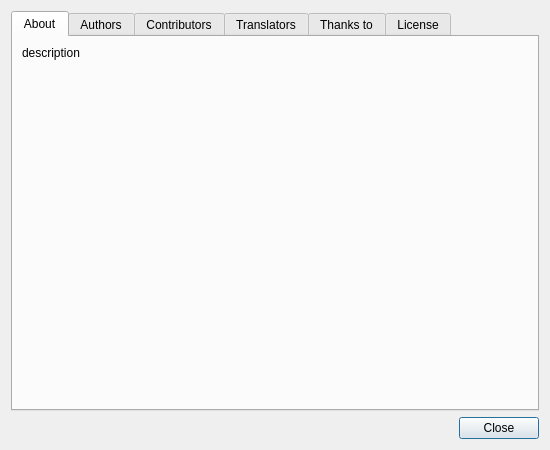
<?xml version="1.0" encoding="UTF-8"?>
<ui version="4.0">
 <class>About</class>
 <widget class="QDialog" name="About">
  <property name="geometry">
   <rect>
    <x>0</x>
    <y>0</y>
    <width>550</width>
    <height>450</height>
   </rect>
  </property>
  <property name="minimumSize">
   <size>
    <width>550</width>
    <height>450</height>
   </size>
  </property>
  <property name="maximumSize">
   <size>
    <width>550</width>
    <height>450</height>
   </size>
  </property>
  <property name="styleSheet">
   <string notr="true"/>
  </property>
  <layout class="QGridLayout" name="gridLayout_2">
   <item row="1" column="1">
    <widget class="QPushButton" name="pushButton_ab_close">
     <property name="text">
      <string>Close</string>
     </property>
    </widget>
   </item>
   <item row="0" column="0" colspan="2">
    <widget class="QTabWidget" name="tabWidget">
     <property name="accessibleName">
      <string notr="true"/>
     </property>
     <property name="accessibleDescription">
      <string notr="true"/>
     </property>
     <property name="currentIndex">
      <number>0</number>
     </property>
     <widget class="QWidget" name="tab_ab">
      <attribute name="title">
       <string>About</string>
      </attribute>
      <layout class="QGridLayout" name="gridLayout_4">
       <item row="0" column="0" rowspan="2">
        <widget class="QLabel" name="label_ab">
         <property name="styleSheet">
          <string notr="true"/>
         </property>
         <property name="text">
          <string notr="true">description</string>
         </property>
        </widget>
       </item>
       <item row="2" column="0">
        <spacer name="verticalSpacer">
         <property name="orientation">
          <enum>Qt::Vertical</enum>
         </property>
         <property name="sizeHint" stdset="0">
          <size>
           <width>20</width>
           <height>40</height>
          </size>
         </property>
        </spacer>
       </item>
      </layout>
     </widget>
     <widget class="QWidget" name="tab_ah">
      <attribute name="title">
       <string>Authors</string>
      </attribute>
      <layout class="QGridLayout" name="gridLayout">
       <property name="leftMargin">
        <number>0</number>
       </property>
       <property name="topMargin">
        <number>0</number>
       </property>
       <property name="rightMargin">
        <number>0</number>
       </property>
       <property name="bottomMargin">
        <number>0</number>
       </property>
       <property name="spacing">
        <number>0</number>
       </property>
       <item row="0" column="0">
        <widget class="QTextBrowser" name="textBrowser_au">
         <property name="accessibleName">
          <string/>
         </property>
         <property name="accessibleDescription">
          <string/>
         </property>
         <property name="frameShape">
          <enum>QFrame::NoFrame</enum>
         </property>
         <property name="frameShadow">
          <enum>QFrame::Sunken</enum>
         </property>
         <property name="html">
          <string notr="true">&lt;!DOCTYPE HTML PUBLIC &quot;-//W3C//DTD HTML 4.0//EN&quot; &quot;http://www.w3.org/TR/REC-html40/strict.dtd&quot;&gt;
&lt;html&gt;&lt;head&gt;&lt;meta name=&quot;qrichtext&quot; content=&quot;1&quot; /&gt;&lt;style type=&quot;text/css&quot;&gt;
p, li { white-space: pre-wrap; }
&lt;/style&gt;&lt;/head&gt;&lt;body style=&quot; font-family:'MS Shell Dlg 2'; font-size:8.25pt; font-weight:400; font-style:normal;&quot;&gt;
&lt;p style=&quot; margin-top:0px; margin-bottom:0px; margin-left:0px; margin-right:0px; -qt-block-indent:0; text-indent:0px;&quot;&gt;&lt;span style=&quot; font-family:'Ubuntu'; font-size:11pt;&quot;&gt;authors&lt;/span&gt;&lt;/p&gt;&lt;/body&gt;&lt;/html&gt;</string>
         </property>
         <property name="openExternalLinks">
          <bool>true</bool>
         </property>
        </widget>
       </item>
      </layout>
     </widget>
     <widget class="QWidget" name="tab_cb">
      <attribute name="title">
       <string>Contributors</string>
      </attribute>
      <layout class="QGridLayout" name="gridLayout_7">
       <property name="leftMargin">
        <number>0</number>
       </property>
       <property name="topMargin">
        <number>0</number>
       </property>
       <property name="rightMargin">
        <number>0</number>
       </property>
       <property name="bottomMargin">
        <number>0</number>
       </property>
       <property name="spacing">
        <number>0</number>
       </property>
       <item row="0" column="0">
        <widget class="QTextBrowser" name="textBrowser_cb">
         <property name="frameShape">
          <enum>QFrame::NoFrame</enum>
         </property>
         <property name="html">
          <string notr="true">&lt;!DOCTYPE HTML PUBLIC &quot;-//W3C//DTD HTML 4.0//EN&quot; &quot;http://www.w3.org/TR/REC-html40/strict.dtd&quot;&gt;
&lt;html&gt;&lt;head&gt;&lt;meta name=&quot;qrichtext&quot; content=&quot;1&quot; /&gt;&lt;style type=&quot;text/css&quot;&gt;
p, li { white-space: pre-wrap; }
&lt;/style&gt;&lt;/head&gt;&lt;body style=&quot; font-family:'MS Shell Dlg 2'; font-size:8.25pt; font-weight:400; font-style:normal;&quot;&gt;
&lt;p style=&quot; margin-top:0px; margin-bottom:0px; margin-left:0px; margin-right:0px; -qt-block-indent:0; text-indent:0px;&quot;&gt;&lt;span style=&quot; font-family:'Ubuntu'; font-size:11pt;&quot;&gt;contributors&lt;/span&gt;&lt;/p&gt;&lt;/body&gt;&lt;/html&gt;</string>
         </property>
        </widget>
       </item>
      </layout>
     </widget>
     <widget class="QWidget" name="tab_tr">
      <attribute name="title">
       <string>Translators</string>
      </attribute>
      <layout class="QGridLayout" name="gridLayout_5">
       <property name="leftMargin">
        <number>0</number>
       </property>
       <property name="topMargin">
        <number>0</number>
       </property>
       <property name="rightMargin">
        <number>0</number>
       </property>
       <property name="bottomMargin">
        <number>0</number>
       </property>
       <property name="spacing">
        <number>0</number>
       </property>
       <item row="0" column="0">
        <widget class="QTextBrowser" name="textBrowser_tr">
         <property name="accessibleName">
          <string notr="true"/>
         </property>
         <property name="accessibleDescription">
          <string notr="true"/>
         </property>
         <property name="frameShape">
          <enum>QFrame::NoFrame</enum>
         </property>
         <property name="html">
          <string notr="true">&lt;!DOCTYPE HTML PUBLIC &quot;-//W3C//DTD HTML 4.0//EN&quot; &quot;http://www.w3.org/TR/REC-html40/strict.dtd&quot;&gt;
&lt;html&gt;&lt;head&gt;&lt;meta name=&quot;qrichtext&quot; content=&quot;1&quot; /&gt;&lt;style type=&quot;text/css&quot;&gt;
p, li { white-space: pre-wrap; }
&lt;/style&gt;&lt;/head&gt;&lt;body style=&quot; font-family:'MS Shell Dlg 2'; font-size:8.25pt; font-weight:400; font-style:normal;&quot;&gt;
&lt;p style=&quot; margin-top:0px; margin-bottom:0px; margin-left:0px; margin-right:0px; -qt-block-indent:0; text-indent:0px;&quot;&gt;&lt;span style=&quot; font-family:'Ubuntu'; font-size:11pt;&quot;&gt;translators&lt;/span&gt;&lt;/p&gt;&lt;/body&gt;&lt;/html&gt;</string>
         </property>
         <property name="openExternalLinks">
          <bool>true</bool>
         </property>
        </widget>
       </item>
      </layout>
     </widget>
     <widget class="QWidget" name="tab_th">
      <attribute name="title">
       <string>Thanks to</string>
      </attribute>
      <layout class="QGridLayout" name="gridLayout_6">
       <item row="0" column="0">
        <widget class="QLabel" name="label_th">
         <property name="text">
          <string notr="true">thanksto</string>
         </property>
         <property name="alignment">
          <set>Qt::AlignLeading|Qt::AlignLeft|Qt::AlignTop</set>
         </property>
         <property name="margin">
          <number>0</number>
         </property>
        </widget>
       </item>
       <item row="1" column="0">
        <spacer name="verticalSpacer_2">
         <property name="orientation">
          <enum>Qt::Vertical</enum>
         </property>
         <property name="sizeHint" stdset="0">
          <size>
           <width>20</width>
           <height>40</height>
          </size>
         </property>
        </spacer>
       </item>
      </layout>
     </widget>
     <widget class="QWidget" name="tab_license">
      <attribute name="title">
       <string>License</string>
      </attribute>
      <layout class="QGridLayout" name="gridLayout_3">
       <property name="leftMargin">
        <number>0</number>
       </property>
       <property name="topMargin">
        <number>0</number>
       </property>
       <property name="rightMargin">
        <number>0</number>
       </property>
       <property name="bottomMargin">
        <number>0</number>
       </property>
       <property name="spacing">
        <number>0</number>
       </property>
       <item row="0" column="0">
        <widget class="QTextBrowser" name="textBrowser_li">
         <property name="frameShape">
          <enum>QFrame::NoFrame</enum>
         </property>
         <property name="html">
          <string notr="true">&lt;!DOCTYPE HTML PUBLIC &quot;-//W3C//DTD HTML 4.0//EN&quot; &quot;http://www.w3.org/TR/REC-html40/strict.dtd&quot;&gt;
&lt;html&gt;&lt;head&gt;&lt;meta name=&quot;qrichtext&quot; content=&quot;1&quot; /&gt;&lt;style type=&quot;text/css&quot;&gt;
p, li { white-space: pre-wrap; }
&lt;/style&gt;&lt;/head&gt;&lt;body style=&quot; font-family:'MS Shell Dlg 2'; font-size:8.25pt; font-weight:400; font-style:normal;&quot;&gt;
&lt;p style=&quot; margin-top:0px; margin-bottom:0px; margin-left:0px; margin-right:0px; -qt-block-indent:0; text-indent:0px;&quot;&gt;&lt;span style=&quot; font-family:'Ubuntu'; font-size:11pt;&quot;&gt;license&lt;/span&gt;&lt;/p&gt;&lt;/body&gt;&lt;/html&gt;</string>
         </property>
        </widget>
       </item>
      </layout>
     </widget>
    </widget>
   </item>
   <item row="1" column="0">
    <spacer name="horizontalSpacer">
     <property name="orientation">
      <enum>Qt::Horizontal</enum>
     </property>
     <property name="sizeHint" stdset="0">
      <size>
       <width>40</width>
       <height>20</height>
      </size>
     </property>
    </spacer>
   </item>
  </layout>
 </widget>
 <tabstops>
  <tabstop>pushButton_ab_close</tabstop>
  <tabstop>tabWidget</tabstop>
  <tabstop>textBrowser_au</tabstop>
  <tabstop>textBrowser_tr</tabstop>
  <tabstop>textBrowser_li</tabstop>
 </tabstops>
 <resources/>
 <connections/>
</ui>
